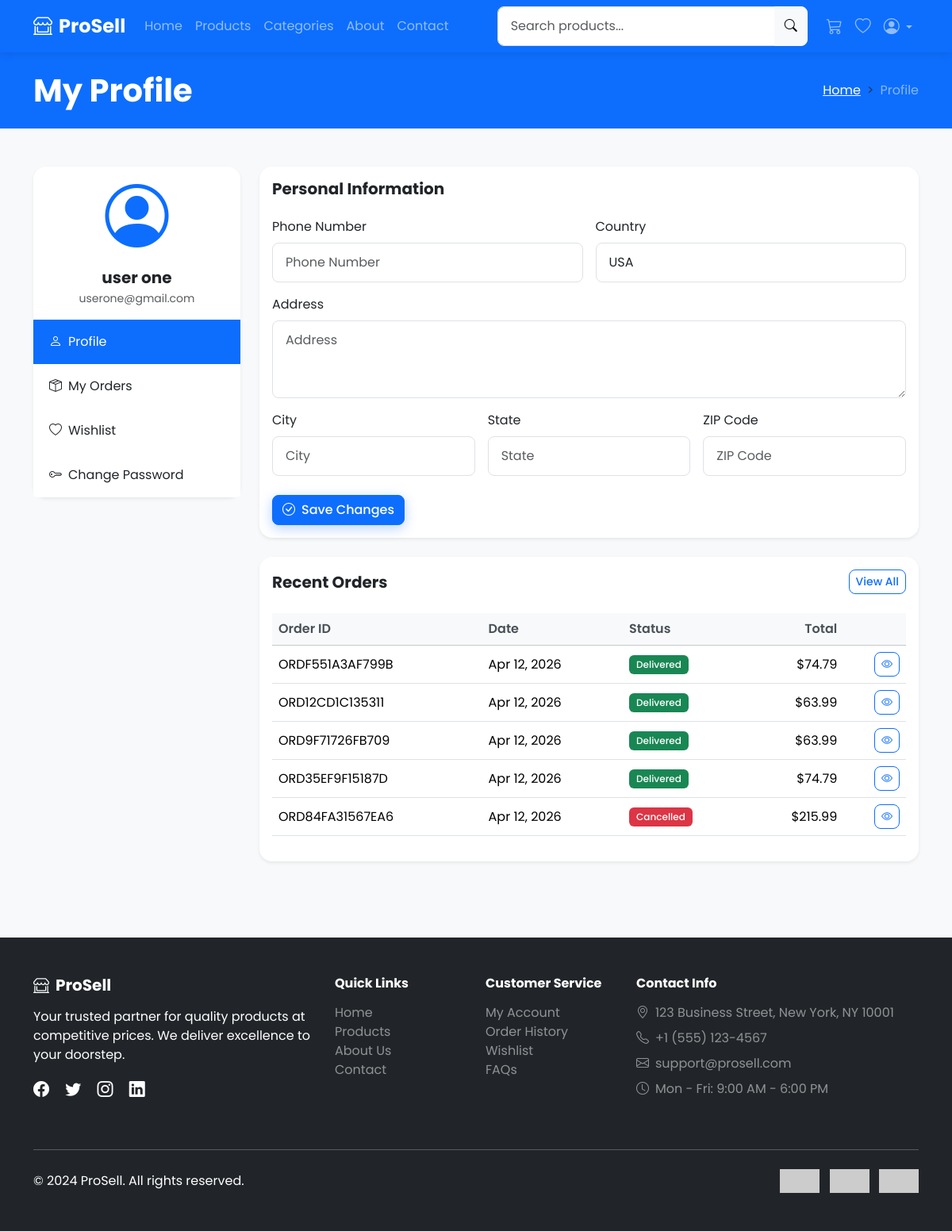
The app's page /profile/ (signed in) with its own data.
### sales/models.py (models this page shows, shortened)
class Customer(models.Model):
    user = models.OneToOneField(User, on_delete=models.CASCADE, related_name='customer')
    phone = models.CharField(max_length=20, blank=True)
    address = models.TextField(blank=True)
    city = models.CharField(max_length=100, blank=True)
    state = models.CharField(max_length=100, blank=True)
    zip_code = models.CharField(max_length=20, blank=True)
    country = models.CharField(max_length=100, blank=True, default='USA')
    created_at = models.DateTimeField(auto_now_add=True)

class Order(models.Model):
    STATUS_CHOICES = [
        ('pending', 'Pending'),
        ('processing', 'Processing'),
        ('shipped', 'Shipped'),
        ('delivered', 'Delivered'),
        ('cancelled', 'Cancelled'),
    ]
    PAYMENT_CHOICES = [
        ('cod', 'Cash on Delivery'),
        ('card', 'Credit/Debit Card'),
        ('paypal', 'PayPal'),
    ]
    order_id = models.CharField(max_length=20, unique=True, editable=False)
    customer = models.ForeignKey(Customer, on_delete=models.CASCADE, related_name='orders')
    status = models.CharField(max_length=20, choices=STATUS_CHOICES, default='pending')
    payment_method = models.CharField(max_length=20, choices=PAYMENT_CHOICES, default='cod')
    shipping_name = models.CharField(max_length=200)
    shipping_address = models.TextField()
    shipping_city = models.CharField(max_length=100)
    shipping_state = models.CharField(max_length=100)
    shipping_zip = models.CharField(max_length=20)
    shipping_phone = models.CharField(max_length=20)
    subtotal = models.DecimalField(max_digits=10, decimal_places=2)
    shipping_cost = models.DecimalField(max_digits=10, decimal_places=2, default=0.00)
    tax = models.DecimalField(max_digits=10, decimal_places=2, default=0.00)
    total = models.DecimalField(max_digits=10, decimal_places=2)
    tracking_number = models.CharField(max_length=100, blank=True)
    notes = models.TextField(blank=True)
    created_at = models.DateTimeField(auto_now_add=True)
    updated_at = models.DateTimeField(auto_now=True)
    class Meta:
        ordering = ['-created_at']

### sales/views.py (the view)
# urls.py: path('profile/', views.profile, name='profile'),
@login_required
def profile(request):
    customer = get_or_create_customer(request.user)
    orders = customer.orders.all()[:10]
    if request.method == 'POST':
        form = CustomerProfileForm(request.POST, instance=customer)
        if form.is_valid():
            form.save()
            messages.success(request, 'Profile updated successfully!')
            return redirect('profile')
    else:
        form = CustomerProfileForm(instance=customer)
    context = {
        'form': form,
        'orders': orders,
    }
    return render(request, 'sales/profile.html', context)

### sales/forms.py
class CustomerProfileForm(forms.ModelForm):
    class Meta:
        model = Customer
        fields = ['phone', 'address', 'city', 'state', 'zip_code', 'country']
        widgets = {
            'phone': forms.TextInput(attrs={'class': 'form-control', 'placeholder': 'Phone Number'}),
            'address': forms.Textarea(attrs={'class': 'form-control', 'placeholder': 'Address', 'rows': 3}),
            'city': forms.TextInput(attrs={'class': 'form-control', 'placeholder': 'City'}),
            'state': forms.TextInput(attrs={'class': 'form-control', 'placeholder': 'State'}),
            'zip_code': forms.TextInput(attrs={'class': 'form-control', 'placeholder': 'ZIP Code'}),
            'country': forms.TextInput(attrs={'class': 'form-control', 'placeholder': 'Country'}),
        }

### sales/cart.py (called while the page is built)
    def __len__(self):
        return sum(item['quantity'] for item in self.cart.values())

    def get_total_price(self):
        return sum(
            Decimal(item['price']) * item['quantity']
            for item in self.cart.values()
        )

### sales/context_processors.py (called while the page is built)
def cart_processor(request):
    cart = Cart(request)
    return {
        'cart': cart,
        'cart_count': len(cart),
        'cart_total': cart.get_total_price(),
    }

### sales/views.py (called while the page is built)
def get_or_create_customer(user):
    customer, created = Customer.objects.get_or_create(
        user=user
    )
    return customer

### templates/sales/profile.html (shortened to what this page needs)
{% extends 'base.html' %}
{% block content %}
<section class="bg-primary text-white py-4">
    <div class="container">
        <div class="row align-items-center">
            <div class="col-md-6">
                <h1 class="fw-bold mb-0">My Profile</h1>
            </div>
            <div class="col-md-6">
                <nav aria-label="breadcrumb">
                    <ol class="breadcrumb mb-0 justify-content-md-end">
                        <li class="breadcrumb-item"><a href="{% url 'home' %}" class="text-white">Home</a></li>
                        <li class="breadcrumb-item active text-white-50" aria-current="page">Profile</li>
                    </ol>
                </nav>
            </div>
        </div>
    </div>
</section>
<section class="py-5">
    <div class="container">
        <div class="row">
            <div class="col-lg-3 mb-4">
                <div class="card border-0 shadow-sm">
                    <div class="card-body text-center">
                        <div class="mb-3">
                            <i class="bi bi-person-circle display-1 text-primary"></i>
                        </div>
                        <h5 class="fw-bold mb-1">{{ user.get_full_name|default:user.username }}</h5>
                        <p class="text-muted small mb-0">{{ user.email }}</p>
                    </div>
                    <div class="list-group list-group-flush">
                        <a href="{% url 'profile' %}" class="list-group-item list-group-item-action active">
                            <i class="bi bi-person me-2"></i>Profile
                        </a>
                        <a href="{% url 'order_history' %}" class="list-group-item list-group-item-action">
                            <i class="bi bi-box-seam me-2"></i>My Orders
                        </a>
                        <a href="{% url 'wishlist' %}" class="list-group-item list-group-item-action">
                            <i class="bi bi-heart me-2"></i>Wishlist
                        </a>
                        <a href="{% url 'password_reset' %}" class="list-group-item list-group-item-action">
                            <i class="bi bi-key me-2"></i>Change Password
                        </a>
                    </div>
                </div>
            </div>
            <div class="col-lg-9">
                <div class="card border-0 shadow-sm">
                    <div class="card-body">
                        <h5 class="fw-bold mb-4">Personal Information</h5>
                        <form method="post">
                            <div class="row g-3">
                                <div class="col-md-6">
                                    <label class="form-label">Phone Number</label>
                                    {{ form.phone }}
                                </div>
                                <div class="col-md-6">
                                    <label class="form-label">Country</label>
                                    {{ form.country }}
                                </div>
                                <div class="col-12">
                                    <label class="form-label">Address</label>
                                    {{ form.address }}
                                </div>
                                <div class="col-md-4">
                                    <label class="form-label">City</label>
                                    {{ form.city }}
                                </div>
                                <div class="col-md-4">
                                    <label class="form-label">State</label>
                                    {{ form.state }}
                                </div>
                                <div class="col-md-4">
                                    <label class="form-label">ZIP Code</label>
                                    {{ form.zip_code }}
                                </div>
                            </div>
                            <div class="mt-4">
                                <button type="submit" class="btn btn-primary">
                                    <i class="bi bi-check-circle me-2"></i>Save Changes
                                </button>
                            </div>
                        </form>
                    </div>
                </div>
                <div class="card border-0 shadow-sm mt-4">
                    <div class="card-body">
                        <div class="d-flex justify-content-between align-items-center mb-4">
                            <h5 class="fw-bold mb-0">Recent Orders</h5>
                            <a href="{% url 'order_history' %}" class="btn btn-outline-primary btn-sm">View All</a>
                        </div>
                        {% if orders %}
                            <div class="table-responsive">
                                <table class="table align-middle">
                                    <thead class="table-light">
                                        <tr>
                                            <th>Order ID</th>
                                            <th>Date</th>
                                            <th>Status</th>
                                            <th class="text-end">Total</th>
                                            <th></th>
                                        </tr>
                                    </thead>
                                    <tbody>
                                        {% for order in orders %}
                                            <tr>
                                                <td>{{ order.order_id }}</td>
                                                <td>{{ order.created_at|date:"M d, Y" }}</td>
                                                <td>
                                                    <span class="badge bg-{% if order.status == 'delivered' %}success{% elif order.status == 'cancelled' %}danger{% elif order.status == 'shipped' %}info{% else %}warning{% endif %}">
                                                        {{ order.get_status_display }}
                                                    </span>
                                                </td>
                                                <td class="text-end">${{ order.total }}</td>
                                                <td class="text-end">
                                                    <a href="{% url 'order_detail' order.order_id %}" class="btn btn-sm btn-outline-primary">
                                                        <i class="bi bi-eye"></i>
                                                    </a>
                                                </td>
                                            </tr>
                                        {% endfor %}
                                    </tbody>
                                </table>
                            </div>
                        {% else %}
                            <p class="text-muted mb-0">No orders yet. <a href="{% url 'product_list' %}">Start shopping</a></p>
                        {% endif %}
                    </div>
                </div>
            </div>
        </div>
    </div>
</section>
{% endblock %}

### static/css/style.css (style rules this page uses)
body { font-family: 'Poppins', sans-serif; background-color: #f8f9fa; }
.btn { border-radius: 0.5rem; font-weight: 500; transition: all 0.3s ease; }
.btn-primary { box-shadow: 0 4px 15px rgba(13, 110, 253, 0.3); }
.card { border-radius: 1rem; transition: box-shadow 0.3s ease; }
.form-control, .form-select { border-radius: 0.5rem; border: 1px solid #dee2e6; padding: 0.75rem 1rem; }
.table { vertical-align: middle; }
.table th { font-weight: 600; color: #495057; }
.badge { font-weight: 500; padding: 0.5em 0.75em; }
.list-group-item { border: none; padding: 1rem 1.25rem; }
.list-group-item.active { background-color: var(--bs-primary); border-color: var(--bs-primary); }
.breadcrumb-item + .breadcrumb-item::before { content: ">"; }

### records on screen
Customer: country "USA"
Order: order_id "ORDF551A3AF799B", created_at "Apr 12, 2026", status "Delivered", total "74.79"
Order: order_id "ORD12CD1C135311", created_at "Apr 12, 2026", status "Delivered", total "63.99"
Order: order_id "ORD9F71726FB709", created_at "Apr 12, 2026", status "Delivered", total "63.99"
Order: order_id "ORD35EF9F15187D", created_at "Apr 12, 2026", status "Delivered", total "74.79"
Order: order_id "ORD84FA31567EA6", created_at "Apr 12, 2026", status "Cancelled", total "215.99"

### other values on screen
{{ user.get_full_name|default:user.username }} "user one"
{{ user.email }} "userone@gmail.com"
